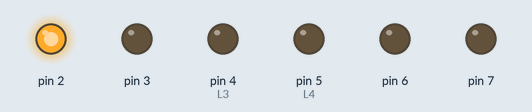
Bench run of a sketch on a simulated Arduino Uno, built with avr-gcc and run on an emulated ATmega328P. Parts: output pins drawn as LEDs (lit = HIGH).

Above: at 0.12 s.
At 0.62 s:
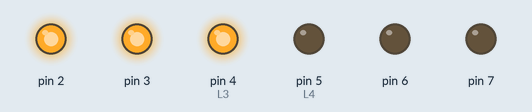
At 1.37 s:
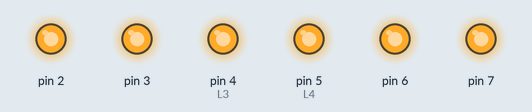
At 1.87 s:
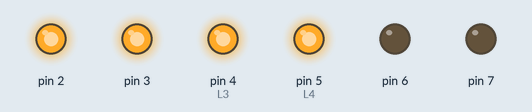
At 3.5 s:
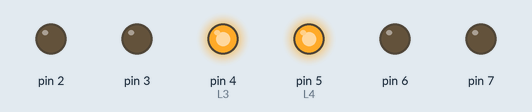
At 5.87 s:
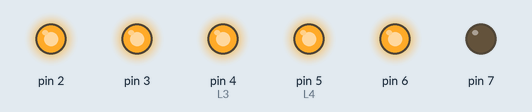
Timing chart, 0 to 6.2 s (numbered marks = the images above):
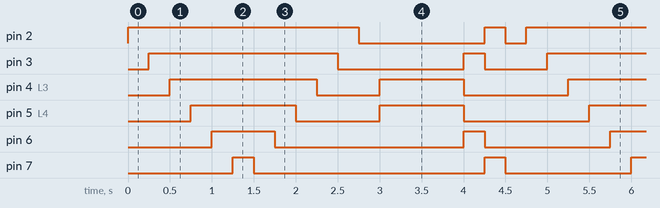

Measured:
- by itself, pin 2: repeats every 4.8 s: LOW 1.5 s, HIGH 0.25 s, LOW 0.25 s, HIGH 2.8 s
- by itself, pin 3: repeats every 4.8 s: LOW 1.5 s, HIGH 0.25 s, LOW 0.75 s, HIGH 2.3 s
- by itself, pin 4 (L3): repeats every 4.8 s: LOW 0.75 s, HIGH 1.0 s, LOW 1.3 s, HIGH 1.8 s
- by itself, pin 5 (L4): repeats every 4.8 s: LOW 1.0 s, HIGH 1.0 s, LOW 1.5 s, HIGH 1.3 s
- by itself, pin 6: repeats every 4.8 s: LOW 2.3 s, HIGH 0.25 s, LOW 1.5 s, HIGH 0.75 s
- by itself, pin 7: repeats every 4.8 s: LOW 2.8 s, HIGH 0.25 s, LOW 1.5 s, HIGH 0.25 s

The sketch:

Seciencia_Leds.ino
```cpp
//Declaraciones
byte L1= 2;
byte L2= 3;
byte L3= 4;
byte L4= 5;
byte L5= 6;
byte L6= 7;

long vel=250;

void setup() {
  // put your setup code here, to run once:
  for(int i=L1;i<=L6;i++)
  {
    pinMode(i, OUTPUT);
  }
}

void loop() {
  // put your main code here, to run repeatedly:
    for(int i=2;i<=7;i++)  //CICLO para iniciar prendiendo
    {
      digitalWrite(i, 1);
      delay(vel);
    }
  int i=7;       //CICLO WHILE para devolverse en el apagado
  while(i>=2)
  {
    digitalWrite(i, LOW);
    delay(vel);
    i--;
  }
   //Inicia prendiendo los leds de medio
    digitalWrite(L3, HIGH);
    digitalWrite(L4, HIGH);
    delay(1000);

 for(int i=5;i<=7;i++)
 {
    digitalWrite(i, LOW);
    digitalWrite(i+1, HIGH);
    digitalWrite(9-i, LOW);
    digitalWrite(8-i, HIGH);
    delay(vel);
 }
}
```
